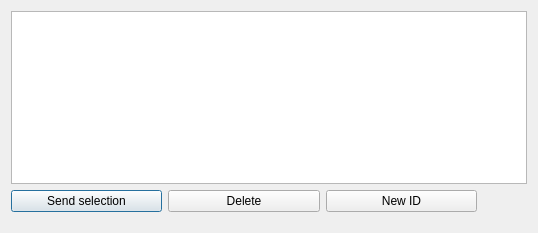
<?xml version="1.0" encoding="UTF-8"?>
<ui version="4.0">
 <class>SendMsgDialog</class>
 <widget class="QDialog" name="SendMsgDialog">
  <property name="geometry">
   <rect>
    <x>0</x>
    <y>0</y>
    <width>538</width>
    <height>233</height>
   </rect>
  </property>
  <property name="windowTitle">
   <string>Dialog</string>
  </property>
  <layout class="QVBoxLayout" name="verticalLayout">
   <item>
    <widget class="QTableView" name="MsgtableView">
     <property name="selectionMode">
      <enum>QAbstractItemView::SingleSelection</enum>
     </property>
     <property name="selectionBehavior">
      <enum>QAbstractItemView::SelectRows</enum>
     </property>
    </widget>
   </item>
   <item>
    <layout class="QHBoxLayout" name="horizontalLayout">
     <property name="sizeConstraint">
      <enum>QLayout::SetDefaultConstraint</enum>
     </property>
     <property name="rightMargin">
      <number>50</number>
     </property>
     <property name="bottomMargin">
      <number>10</number>
     </property>
     <item>
      <widget class="QPushButton" name="SendButton">
       <property name="text">
        <string>Send selection</string>
       </property>
      </widget>
     </item>
     <item>
      <widget class="QPushButton" name="delete_2">
       <property name="text">
        <string>Delete</string>
       </property>
      </widget>
     </item>
     <item>
      <widget class="QPushButton" name="pushButton_3">
       <property name="text">
        <string>New ID</string>
       </property>
      </widget>
     </item>
    </layout>
   </item>
  </layout>
 </widget>
 <resources/>
 <connections/>
</ui>
